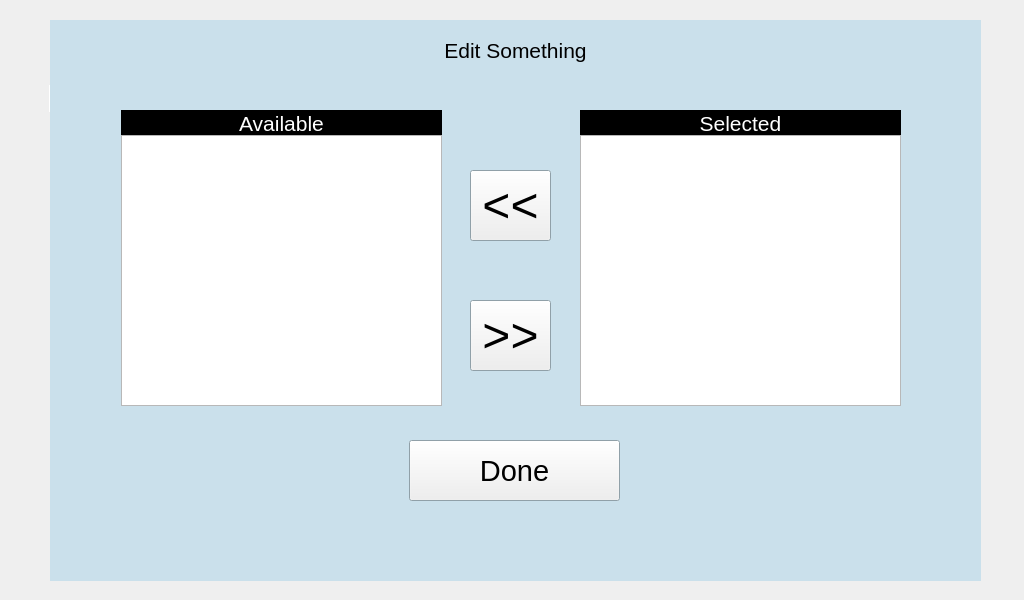
<?xml version="1.0" encoding="UTF-8"?>
<ui version="4.0">
 <class>SuperCoolMain</class>
 <widget class="QWidget" name="SuperCoolMain">
  <property name="geometry">
   <rect>
    <x>0</x>
    <y>0</y>
    <width>1024</width>
    <height>600</height>
   </rect>
  </property>
  <property name="font">
   <font>
    <pointsize>22</pointsize>
   </font>
  </property>
  <property name="windowTitle">
   <string>Form</string>
  </property>
  <widget class="QLabel" name="lblCoolCategory">
   <property name="geometry">
    <rect>
     <x>50</x>
     <y>30</y>
     <width>221</width>
     <height>31</height>
    </rect>
   </property>
   <property name="sizePolicy">
    <sizepolicy hsizetype="Fixed" vsizetype="Fixed">
     <horstretch>0</horstretch>
     <verstretch>0</verstretch>
    </sizepolicy>
   </property>
   <property name="minimumSize">
    <size>
     <width>221</width>
     <height>31</height>
    </size>
   </property>
   <property name="maximumSize">
    <size>
     <width>221</width>
     <height>31</height>
    </size>
   </property>
   <property name="font">
    <font>
     <pointsize>16</pointsize>
    </font>
   </property>
   <property name="text">
    <string extracomment="Allows user to select a category from a combo box">COOL Category</string>
   </property>
  </widget>
  <widget class="QComboBox" name="cboCategoryList">
   <property name="geometry">
    <rect>
     <x>270</x>
     <y>20</y>
     <width>561</width>
     <height>41</height>
    </rect>
   </property>
   <property name="sizePolicy">
    <sizepolicy hsizetype="Fixed" vsizetype="Fixed">
     <horstretch>0</horstretch>
     <verstretch>0</verstretch>
    </sizepolicy>
   </property>
   <property name="minimumSize">
    <size>
     <width>561</width>
     <height>41</height>
    </size>
   </property>
   <property name="maximumSize">
    <size>
     <width>561</width>
     <height>41</height>
    </size>
   </property>
  </widget>
  <widget class="QLabel" name="lblCountries">
   <property name="geometry">
    <rect>
     <x>49</x>
     <y>85</y>
     <width>293</width>
     <height>27</height>
    </rect>
   </property>
   <property name="font">
    <font>
     <pointsize>16</pointsize>
    </font>
   </property>
   <property name="styleSheet">
    <string notr="true">color: white;
background: black;</string>
   </property>
   <property name="frameShape">
    <enum>QFrame::Box</enum>
   </property>
   <property name="text">
    <string extracomment="What country is item from?">COOL Countries</string>
   </property>
   <property name="alignment">
    <set>Qt::AlignCenter</set>
   </property>
  </widget>
  <widget class="QLabel" name="lblProductionSteps">
   <property name="geometry">
    <rect>
     <x>359</x>
     <y>85</y>
     <width>303</width>
     <height>27</height>
    </rect>
   </property>
   <property name="font">
    <font>
     <pointsize>16</pointsize>
    </font>
   </property>
   <property name="styleSheet">
    <string notr="true">color: white;
background: black;</string>
   </property>
   <property name="frameShape">
    <enum>QFrame::Box</enum>
   </property>
   <property name="text">
    <string extracomment="What are the production steps for this item?">COOL Production Steps</string>
   </property>
   <property name="alignment">
    <set>Qt::AlignCenter</set>
   </property>
  </widget>
  <widget class="QLabel" name="lblPretext">
   <property name="geometry">
    <rect>
     <x>679</x>
     <y>85</y>
     <width>293</width>
     <height>27</height>
    </rect>
   </property>
   <property name="font">
    <font>
     <pointsize>16</pointsize>
    </font>
   </property>
   <property name="toolTip">
    <string notr="true"/>
   </property>
   <property name="autoFillBackground">
    <bool>false</bool>
   </property>
   <property name="styleSheet">
    <string notr="true">color: white;
background: black;</string>
   </property>
   <property name="frameShape">
    <enum>QFrame::Box</enum>
   </property>
   <property name="text">
    <string extracomment="Allows user to select COOL pretext.">COOL Pre-text</string>
   </property>
   <property name="alignment">
    <set>Qt::AlignCenter</set>
   </property>
  </widget>
  <widget class="QListWidget" name="lstCatCountryList">
   <property name="geometry">
    <rect>
     <x>50</x>
     <y>110</y>
     <width>291</width>
     <height>261</height>
    </rect>
   </property>
   <property name="font">
    <font>
     <family>MS Shell Dlg 2</family>
     <pointsize>12</pointsize>
    </font>
   </property>
   <property name="horizontalScrollBarPolicy">
    <enum>Qt::ScrollBarAlwaysOff</enum>
   </property>
  </widget>
  <widget class="QListWidget" name="lstCatStepsList">
   <property name="geometry">
    <rect>
     <x>360</x>
     <y>110</y>
     <width>301</width>
     <height>261</height>
    </rect>
   </property>
   <property name="font">
    <font>
     <family>MS Shell Dlg 2</family>
     <pointsize>12</pointsize>
    </font>
   </property>
   <property name="horizontalScrollBarPolicy">
    <enum>Qt::ScrollBarAlwaysOff</enum>
   </property>
  </widget>
  <widget class="QListWidget" name="lstCatPretextList">
   <property name="geometry">
    <rect>
     <x>680</x>
     <y>110</y>
     <width>291</width>
     <height>261</height>
    </rect>
   </property>
   <property name="font">
    <font>
     <family>MS Shell Dlg 2</family>
     <pointsize>12</pointsize>
    </font>
   </property>
   <property name="horizontalScrollBarPolicy">
    <enum>Qt::ScrollBarAlwaysOff</enum>
   </property>
  </widget>
  <widget class="QPushButton" name="butEditCountries">
   <property name="geometry">
    <rect>
     <x>50</x>
     <y>380</y>
     <width>291</width>
     <height>41</height>
    </rect>
   </property>
   <property name="font">
    <font>
     <pointsize>16</pointsize>
    </font>
   </property>
   <property name="text">
    <string extracomment="allows user to add and remove countries">Edit Countries</string>
   </property>
  </widget>
  <widget class="QPushButton" name="butEditSteps">
   <property name="geometry">
    <rect>
     <x>360</x>
     <y>380</y>
     <width>301</width>
     <height>41</height>
    </rect>
   </property>
   <property name="font">
    <font>
     <pointsize>16</pointsize>
    </font>
   </property>
   <property name="text">
    <string extracomment="Allows users to edit the COOL Production Steps">Edit Steps</string>
   </property>
  </widget>
  <widget class="QPushButton" name="butEditPretext">
   <property name="geometry">
    <rect>
     <x>680</x>
     <y>380</y>
     <width>291</width>
     <height>41</height>
    </rect>
   </property>
   <property name="font">
    <font>
     <pointsize>16</pointsize>
    </font>
   </property>
   <property name="text">
    <string extracomment="Allows users to edit the COOL Pretext">Edit Pre-text</string>
   </property>
  </widget>
  <widget class="QGroupBox" name="grbCreateNew">
   <property name="geometry">
    <rect>
     <x>50</x>
     <y>460</y>
     <width>920</width>
     <height>111</height>
    </rect>
   </property>
   <property name="font">
    <font>
     <pointsize>11</pointsize>
    </font>
   </property>
   <property name="title">
    <string> Add new items to a list </string>
   </property>
   <layout class="QHBoxLayout" name="horizontalLayout_2">
    <item>
     <layout class="QHBoxLayout" name="horizontalLayout">
      <property name="spacing">
       <number>40</number>
      </property>
      <property name="leftMargin">
       <number>20</number>
      </property>
      <property name="rightMargin">
       <number>20</number>
      </property>
      <item>
       <widget class="QPushButton" name="butGotoCategories">
        <property name="minimumSize">
         <size>
          <width>191</width>
          <height>71</height>
         </size>
        </property>
        <property name="font">
         <font>
          <pointsize>16</pointsize>
         </font>
        </property>
        <property name="text">
         <string extracomment="allows user to add and remove countries">Create new
Categories</string>
        </property>
       </widget>
      </item>
      <item>
       <widget class="QPushButton" name="butGotoCountries">
        <property name="minimumSize">
         <size>
          <width>191</width>
          <height>71</height>
         </size>
        </property>
        <property name="font">
         <font>
          <pointsize>16</pointsize>
         </font>
        </property>
        <property name="text">
         <string extracomment="allows user to add and remove countries">Create new
Countries</string>
        </property>
       </widget>
      </item>
      <item>
       <widget class="QPushButton" name="butGotoSteps">
        <property name="minimumSize">
         <size>
          <width>191</width>
          <height>71</height>
         </size>
        </property>
        <property name="font">
         <font>
          <pointsize>16</pointsize>
         </font>
        </property>
        <property name="text">
         <string extracomment="allows user to add and remove countries">Create new
Steps</string>
        </property>
       </widget>
      </item>
      <item>
       <widget class="QPushButton" name="butGotoPretext">
        <property name="minimumSize">
         <size>
          <width>191</width>
          <height>71</height>
         </size>
        </property>
        <property name="font">
         <font>
          <pointsize>16</pointsize>
         </font>
        </property>
        <property name="text">
         <string extracomment="allows user to add and remove countries">Create new
Pre-text</string>
        </property>
       </widget>
      </item>
     </layout>
    </item>
   </layout>
  </widget>
  <widget class="QWidget" name="Dialog" native="true">
   <property name="geometry">
    <rect>
     <x>50</x>
     <y>20</y>
     <width>931</width>
     <height>561</height>
    </rect>
   </property>
   <property name="minimumSize">
    <size>
     <width>820</width>
     <height>20</height>
    </size>
   </property>
   <property name="palette">
    <palette>
     <active>
      <colorrole role="Base">
       <brush brushstyle="SolidPattern">
        <color alpha="255">
         <red>255</red>
         <green>255</green>
         <blue>255</blue>
        </color>
       </brush>
      </colorrole>
      <colorrole role="Window">
       <brush brushstyle="SolidPattern">
        <color alpha="255">
         <red>202</red>
         <green>224</green>
         <blue>235</blue>
        </color>
       </brush>
      </colorrole>
     </active>
     <inactive>
      <colorrole role="Base">
       <brush brushstyle="SolidPattern">
        <color alpha="255">
         <red>255</red>
         <green>255</green>
         <blue>255</blue>
        </color>
       </brush>
      </colorrole>
      <colorrole role="Window">
       <brush brushstyle="SolidPattern">
        <color alpha="255">
         <red>202</red>
         <green>224</green>
         <blue>235</blue>
        </color>
       </brush>
      </colorrole>
     </inactive>
     <disabled>
      <colorrole role="Base">
       <brush brushstyle="SolidPattern">
        <color alpha="255">
         <red>202</red>
         <green>224</green>
         <blue>235</blue>
        </color>
       </brush>
      </colorrole>
      <colorrole role="Window">
       <brush brushstyle="SolidPattern">
        <color alpha="255">
         <red>202</red>
         <green>224</green>
         <blue>235</blue>
        </color>
       </brush>
      </colorrole>
     </disabled>
    </palette>
   </property>
   <property name="autoFillBackground">
    <bool>true</bool>
   </property>
   <widget class="QLabel" name="lblDialogTitleBlock">
    <property name="geometry">
     <rect>
      <x>10</x>
      <y>10</y>
      <width>911</width>
      <height>41</height>
     </rect>
    </property>
    <property name="sizePolicy">
     <sizepolicy hsizetype="Fixed" vsizetype="Fixed">
      <horstretch>0</horstretch>
      <verstretch>0</verstretch>
     </sizepolicy>
    </property>
    <property name="minimumSize">
     <size>
      <width>911</width>
      <height>41</height>
     </size>
    </property>
    <property name="maximumSize">
     <size>
      <width>911</width>
      <height>41</height>
     </size>
    </property>
    <property name="font">
     <font>
      <pointsize>16</pointsize>
     </font>
    </property>
    <property name="frameShape">
     <enum>QFrame::NoFrame</enum>
    </property>
    <property name="text">
     <string>Edit Something</string>
    </property>
    <property name="alignment">
     <set>Qt::AlignCenter</set>
    </property>
   </widget>
   <widget class="QListWidget" name="lstAvailCountries">
    <property name="geometry">
     <rect>
      <x>71</x>
      <y>115</y>
      <width>321</width>
      <height>271</height>
     </rect>
    </property>
    <property name="font">
     <font>
      <family>MS Shell Dlg 2</family>
      <pointsize>13</pointsize>
     </font>
    </property>
    <property name="styleSheet">
     <string notr="true">selection-background-color: rgb(85, 170, 255);</string>
    </property>
    <property name="horizontalScrollBarPolicy">
     <enum>Qt::ScrollBarAlwaysOff</enum>
    </property>
   </widget>
   <widget class="QLabel" name="lblTitle2">
    <property name="geometry">
     <rect>
      <x>530</x>
      <y>90</y>
      <width>321</width>
      <height>27</height>
     </rect>
    </property>
    <property name="sizePolicy">
     <sizepolicy hsizetype="Fixed" vsizetype="Fixed">
      <horstretch>0</horstretch>
      <verstretch>0</verstretch>
     </sizepolicy>
    </property>
    <property name="minimumSize">
     <size>
      <width>321</width>
      <height>27</height>
     </size>
    </property>
    <property name="maximumSize">
     <size>
      <width>321</width>
      <height>27</height>
     </size>
    </property>
    <property name="font">
     <font>
      <pointsize>16</pointsize>
     </font>
    </property>
    <property name="styleSheet">
     <string notr="true">color: white;
background: black;</string>
    </property>
    <property name="frameShape">
     <enum>QFrame::NoFrame</enum>
    </property>
    <property name="text">
     <string>Selected</string>
    </property>
    <property name="alignment">
     <set>Qt::AlignCenter</set>
    </property>
   </widget>
   <widget class="QLabel" name="lblTitle1">
    <property name="geometry">
     <rect>
      <x>71</x>
      <y>90</y>
      <width>321</width>
      <height>27</height>
     </rect>
    </property>
    <property name="sizePolicy">
     <sizepolicy hsizetype="Fixed" vsizetype="Fixed">
      <horstretch>0</horstretch>
      <verstretch>0</verstretch>
     </sizepolicy>
    </property>
    <property name="minimumSize">
     <size>
      <width>321</width>
      <height>27</height>
     </size>
    </property>
    <property name="maximumSize">
     <size>
      <width>321</width>
      <height>27</height>
     </size>
    </property>
    <property name="font">
     <font>
      <pointsize>16</pointsize>
     </font>
    </property>
    <property name="styleSheet">
     <string notr="true">color: white;
background: black;</string>
    </property>
    <property name="frameShape">
     <enum>QFrame::NoFrame</enum>
    </property>
    <property name="text">
     <string>Available</string>
    </property>
    <property name="alignment">
     <set>Qt::AlignCenter</set>
    </property>
   </widget>
   <widget class="QListWidget" name="lstDialogSelCountries">
    <property name="geometry">
     <rect>
      <x>530</x>
      <y>115</y>
      <width>321</width>
      <height>271</height>
     </rect>
    </property>
    <property name="font">
     <font>
      <family>MS Shell Dlg 2</family>
      <pointsize>13</pointsize>
      <weight>50</weight>
      <bold>false</bold>
     </font>
    </property>
    <property name="styleSheet">
     <string notr="true">selection-background-color: rgb(85, 170, 255);</string>
    </property>
    <property name="horizontalScrollBarPolicy">
     <enum>Qt::ScrollBarAlwaysOff</enum>
    </property>
   </widget>
   <widget class="QPushButton" name="butDone">
    <property name="geometry">
     <rect>
      <x>359</x>
      <y>420</y>
      <width>211</width>
      <height>61</height>
     </rect>
    </property>
    <property name="sizePolicy">
     <sizepolicy hsizetype="Fixed" vsizetype="Fixed">
      <horstretch>0</horstretch>
      <verstretch>0</verstretch>
     </sizepolicy>
    </property>
    <property name="minimumSize">
     <size>
      <width>211</width>
      <height>61</height>
     </size>
    </property>
    <property name="maximumSize">
     <size>
      <width>211</width>
      <height>61</height>
     </size>
    </property>
    <property name="font">
     <font>
      <pointsize>22</pointsize>
     </font>
    </property>
    <property name="text">
     <string>Done</string>
    </property>
   </widget>
   <widget class="QPushButton" name="butToTheLeft">
    <property name="geometry">
     <rect>
      <x>420</x>
      <y>150</y>
      <width>81</width>
      <height>71</height>
     </rect>
    </property>
    <property name="sizePolicy">
     <sizepolicy hsizetype="Fixed" vsizetype="Fixed">
      <horstretch>0</horstretch>
      <verstretch>0</verstretch>
     </sizepolicy>
    </property>
    <property name="minimumSize">
     <size>
      <width>81</width>
      <height>71</height>
     </size>
    </property>
    <property name="maximumSize">
     <size>
      <width>81</width>
      <height>71</height>
     </size>
    </property>
    <property name="font">
     <font>
      <pointsize>36</pointsize>
     </font>
    </property>
    <property name="text">
     <string> &lt;&lt; </string>
    </property>
   </widget>
   <widget class="QPushButton" name="butToTheRight">
    <property name="geometry">
     <rect>
      <x>420</x>
      <y>280</y>
      <width>81</width>
      <height>71</height>
     </rect>
    </property>
    <property name="sizePolicy">
     <sizepolicy hsizetype="Fixed" vsizetype="Fixed">
      <horstretch>0</horstretch>
      <verstretch>0</verstretch>
     </sizepolicy>
    </property>
    <property name="minimumSize">
     <size>
      <width>81</width>
      <height>71</height>
     </size>
    </property>
    <property name="maximumSize">
     <size>
      <width>81</width>
      <height>71</height>
     </size>
    </property>
    <property name="font">
     <font>
      <pointsize>36</pointsize>
     </font>
    </property>
    <property name="text">
     <string> &gt;&gt; </string>
    </property>
   </widget>
   <widget class="QListWidget" name="lstAvailProdSteps">
    <property name="geometry">
     <rect>
      <x>71</x>
      <y>115</y>
      <width>321</width>
      <height>271</height>
     </rect>
    </property>
    <property name="font">
     <font>
      <family>MS Shell Dlg 2</family>
      <pointsize>13</pointsize>
     </font>
    </property>
    <property name="styleSheet">
     <string notr="true">selection-background-color: rgb(85, 170, 255);</string>
    </property>
    <property name="horizontalScrollBarPolicy">
     <enum>Qt::ScrollBarAlwaysOff</enum>
    </property>
   </widget>
   <widget class="QListWidget" name="lstAvailPretext">
    <property name="geometry">
     <rect>
      <x>71</x>
      <y>115</y>
      <width>321</width>
      <height>271</height>
     </rect>
    </property>
    <property name="sizePolicy">
     <sizepolicy hsizetype="Fixed" vsizetype="Fixed">
      <horstretch>0</horstretch>
      <verstretch>0</verstretch>
     </sizepolicy>
    </property>
    <property name="minimumSize">
     <size>
      <width>321</width>
      <height>271</height>
     </size>
    </property>
    <property name="maximumSize">
     <size>
      <width>321</width>
      <height>271</height>
     </size>
    </property>
    <property name="font">
     <font>
      <family>MS Shell Dlg 2</family>
      <pointsize>13</pointsize>
     </font>
    </property>
    <property name="styleSheet">
     <string notr="true">selection-background-color: rgb(85, 170, 255);</string>
    </property>
    <property name="horizontalScrollBarPolicy">
     <enum>Qt::ScrollBarAlwaysOff</enum>
    </property>
   </widget>
   <widget class="QListWidget" name="lstDialogSelProdSteps">
    <property name="geometry">
     <rect>
      <x>530</x>
      <y>115</y>
      <width>321</width>
      <height>271</height>
     </rect>
    </property>
    <property name="font">
     <font>
      <family>MS Shell Dlg 2</family>
      <pointsize>13</pointsize>
     </font>
    </property>
    <property name="styleSheet">
     <string notr="true">selection-background-color: rgb(85, 170, 255);</string>
    </property>
    <property name="horizontalScrollBarPolicy">
     <enum>Qt::ScrollBarAlwaysOff</enum>
    </property>
   </widget>
   <widget class="QListWidget" name="lstDialogSelPretext">
    <property name="geometry">
     <rect>
      <x>530</x>
      <y>115</y>
      <width>321</width>
      <height>271</height>
     </rect>
    </property>
    <property name="sizePolicy">
     <sizepolicy hsizetype="Fixed" vsizetype="Fixed">
      <horstretch>0</horstretch>
      <verstretch>0</verstretch>
     </sizepolicy>
    </property>
    <property name="minimumSize">
     <size>
      <width>321</width>
      <height>271</height>
     </size>
    </property>
    <property name="maximumSize">
     <size>
      <width>321</width>
      <height>271</height>
     </size>
    </property>
    <property name="font">
     <font>
      <family>MS Shell Dlg 2</family>
      <pointsize>13</pointsize>
     </font>
    </property>
    <property name="styleSheet">
     <string notr="true">selection-background-color: rgb(85, 170, 255);</string>
    </property>
    <property name="horizontalScrollBarPolicy">
     <enum>Qt::ScrollBarAlwaysOff</enum>
    </property>
   </widget>
  </widget>
 </widget>
 <resources/>
 <connections/>
</ui>
